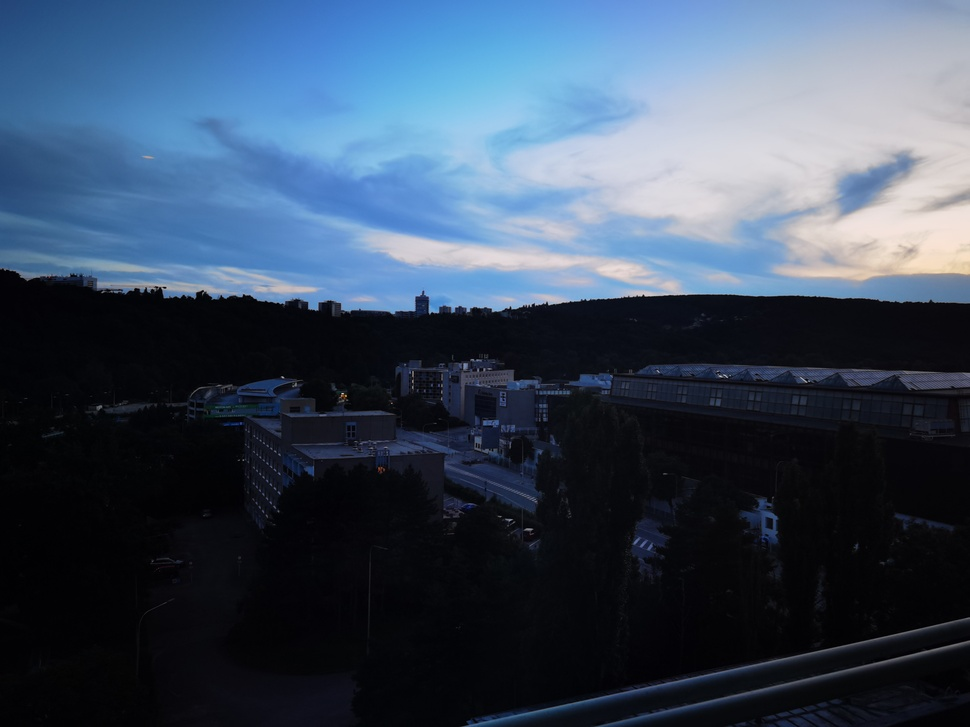
%> input picture test/night.jpg, 970 x 727 px, shrunk from 4096 x 3072 before the run
$ octave smooth.m   (GNU Octave 9; MATLAB toolbox functions it lacks are replaced by stand-ins)
%> lines starting %> are read from the running program, lines starting %| are printed output that depends on the picture; in (x1, y1, x2, y2) boxes, pixels count from 0 and x2, y2 are one past the last pixel; in counts of white or black regions, pixels touching at a corner belong together; the program's own positions count from 1
### count_dark_pixels.m
function is_image_dark = count_dark_pixels(image, threshold)

    if nargin < 2
        threshold = 25;
    end

    % Convert the image to grayscale if it's not already
    if size(image, 3) == 3
        gray_image = rgb2gray(image);
    else
        gray_image = image;
    end

    % Count the number of dark pixels
    dark_pixels = gray_image < threshold;
    dark_pixels_count = nnz(dark_pixels);

    total_pixels = numel(gray_image);
    percentage_dark = (dark_pixels_count / total_pixels) * 100;

    % Return true if more than 50% of the pixels are dark
    is_image_dark = percentage_dark > 50;
end

### L0Smoothing.m
%   Distribution code Version 1.0 -- 09/23/2011 by Jiaya Jia Copyright 2011, The Chinese University of Hong Kong.
%
%   The Code is created based on the method described in the following paper
%   [1] "Image Smoothing via L0 Gradient Minimization", Li Xu, Cewu Lu, Yi Xu, Jiaya Jia, ACM Transactions on Graphics,
%   (SIGGRAPH Asia 2011), 2011.
%
%   The code and the algorithm are for non-comercial use only.


function S = L0Smoothing(Im, lambda, kappa)
%L0Smooth - Image Smoothing via L0 Gradient Minimization
%   S = L0Smooth(Im, lambda, kappa) performs L0 graidient smoothing of input
%   image Im, with smoothness weight lambda and rate kappa.
%
%   Paras:
%   @Im    : Input UINT8 image, both grayscale and color images are acceptable.
%   @lambda: Smoothing parameter controlling the degree of smooth. (See [1])
%            Typically it is within the range [1e-3, 1e-1], 2e-2 by default.
%   @kappa : Parameter that controls the rate. (See [1])
%            Small kappa results in more iteratioins and with sharper edges.
%            We select kappa in (1, 2].
%            kappa = 2 is suggested for natural images.
%
%   Example
%   ==========
%   Im  = imread('pflower.jpg');
%   S  = L0Smooth(Im); % Default Parameters (lambda = 2e-2, kappa = 2)
%   figure, imshow(Im), figure, imshow(S);


if ~exist('kappa','var')
    kappa = 2.0;
end
if ~exist('lambda','var')
    lambda = 2e-2;
end
S = im2double(Im);
betamax = 1e5;
fx = [1, -1];
fy = [1; -1];
[N,M,D] = size(Im);
sizeI2D = [N,M];
otfFx = psf2otf(fx,sizeI2D);
otfFy = psf2otf(fy,sizeI2D);
Normin1 = fft2(S);
Denormin2 = abs(otfFx).^2 + abs(otfFy ).^2;
if D>1
    Denormin2 = repmat(Denormin2,[1,1,D]);
end
beta = 2*lambda;
while beta < betamax
    Denormin   = 1 + beta*Denormin2;
    % h-v subproblem
    h = [diff(S,1,2), S(:,1,:) - S(:,end,:)];
    v = [diff(S,1,1); S(1,:,:) - S(end,:,:)];
    if D==1
        t = (h.^2+v.^2)<lambda/beta;
    else
        t = sum((h.^2+v.^2),3)<lambda/beta;
        t = repmat(t,[1,1,D]);
    end
    h(t)=0; v(t)=0;
    % S subproblem
    Normin2 = [h(:,end,:) - h(:, 1,:), -diff(h,1,2)];
    Normin2 = Normin2 + [v(end,:,:) - v(1, :,:); -diff(v,1,1)];
    FS = (Normin1 + beta*fft2(Normin2))./Denormin;
    S = real(ifft2(FS));
    beta = beta*kappa;
    fprintf('.');
end
fprintf('\n');
end

### smooth.m
%please modify input image path
path = '/Users/bill/Desktop/test/night.jpg';
Im = imread(path);
%> Im is the input picture: size 727x970x3 uint8; mean R, G, B 58.3, 73.6, 93.1
dark = count_dark_pixels(Im, 25);
%> in count_dark_pixels, `gray_image = rgb2gray(image);`:
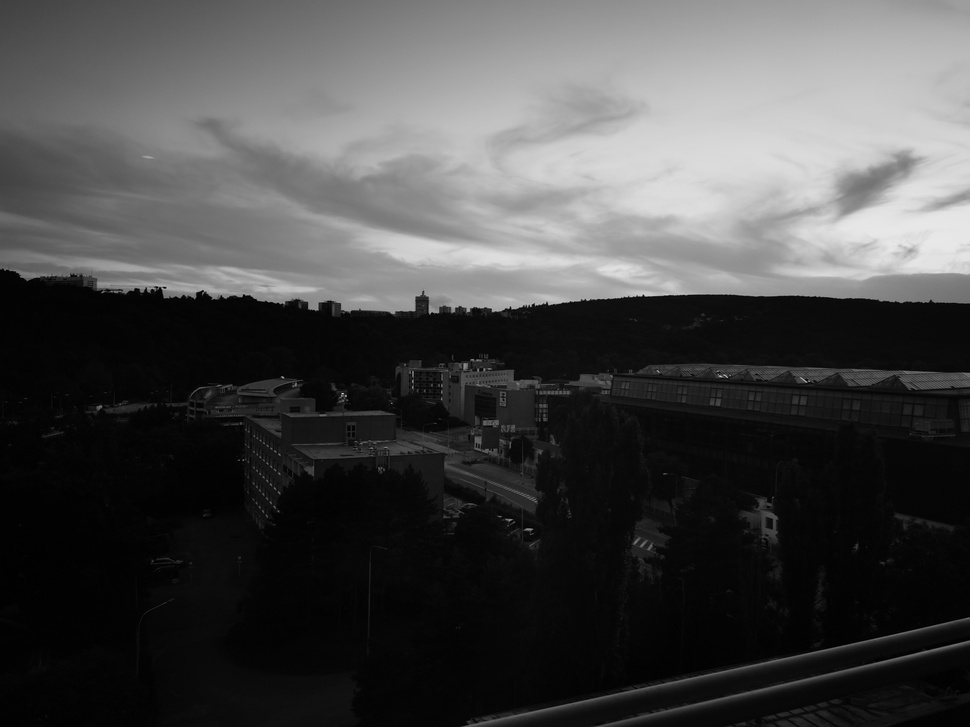
%> gray_image: size 727x970 uint8; min 0, max 233, mean 71.2
%> in count_dark_pixels, `dark_pixels = gray_image < threshold;`:
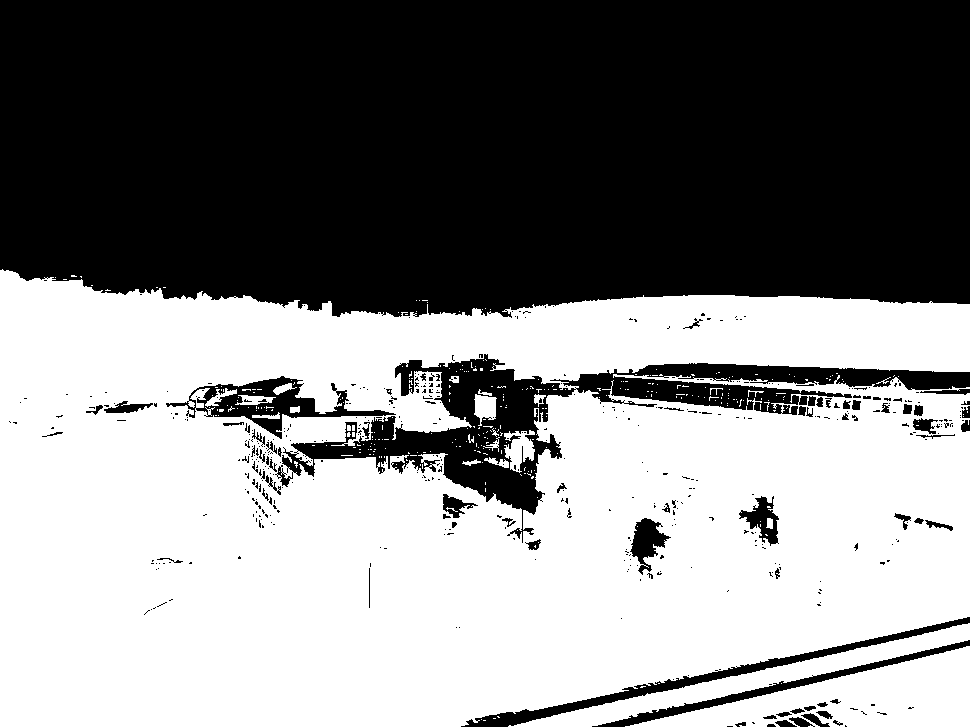
%> dark_pixels: size 727x970 logical; 52.5% white; 476 black regions (398 under 20 px), largest, box (x1, y1, x2, y2) and area: (0, 0, 970, 318) 290717, (275, 354, 970, 543) 25911, (461, 617, 970, 727) 4156
%> in count_dark_pixels, `dark_pixels_count = nnz(dark_pixels);`: dark_pixels_count = 370254
%> in count_dark_pixels, `percentage_dark = (dark_pixels_count / total_pixels) * 100;`: percentage_dark = 52.5
%> in count_dark_pixels, `is_image_dark = percentage_dark > 50;`: is_image_dark = true
%> dark = true

if dark == 1
    lambda = 0.001;
else
    lambda = 0.01;
end
S = L0Smoothing(Im, lambda);
%> the loop in L0Smoothing, `while beta < betamax` made 26 passes
%> pass 1, in L0Smoothing, `h = [diff(S,1,2), S(:,1,:) - S(:,end,:)];`:
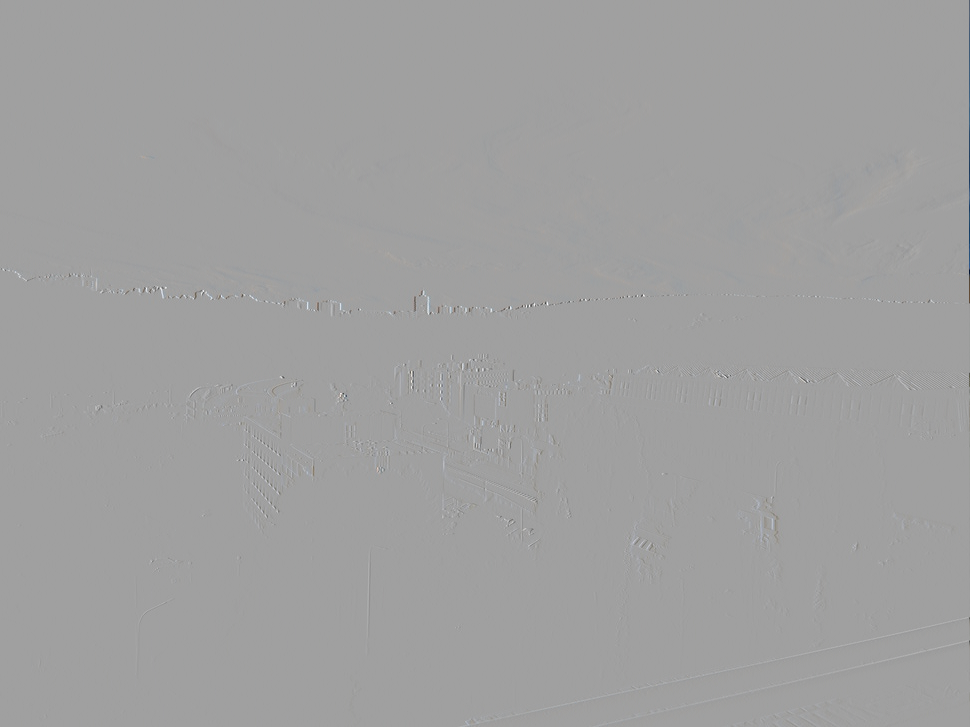
%> h: size 727x970x3 double; mean R, G, B -2.07e-21, 1.08e-21, -6.89e-22; drawn with min black and max white
%> pass 1, in L0Smoothing, `v = [diff(S,1,1); S(1,:,:) - S(end,:,:)];`:
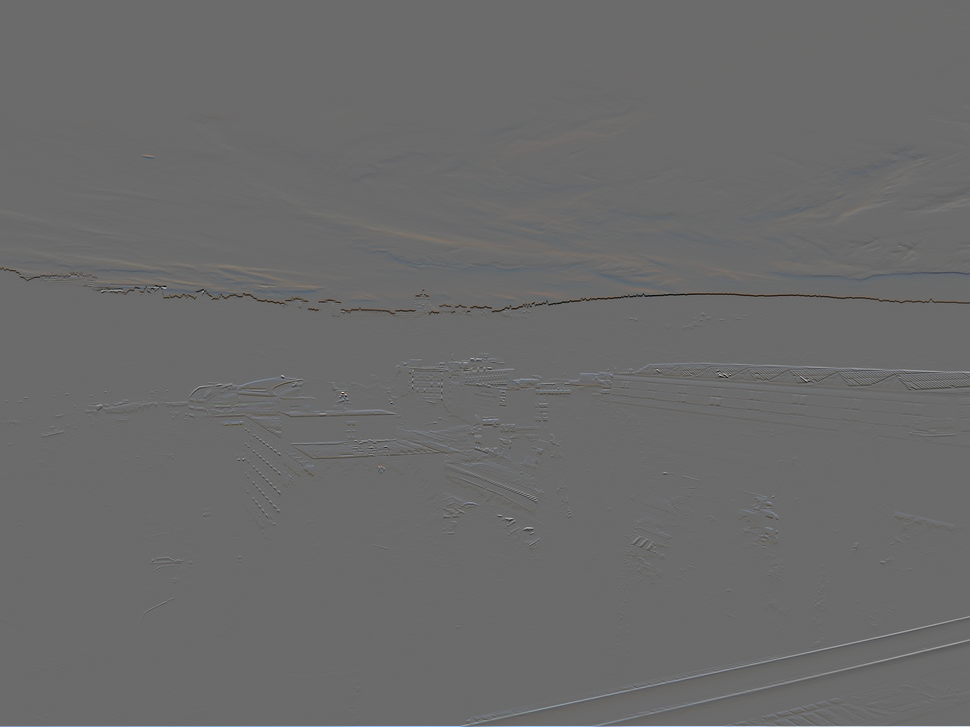
%> v: size 727x970x3 double; mean R, G, B -7.02e-17, -5.28e-17, 1.78e-16; drawn with min black and max white
%> pass 1, in L0Smoothing, `t = sum((h.^2+v.^2),3)<lambda/beta;`:
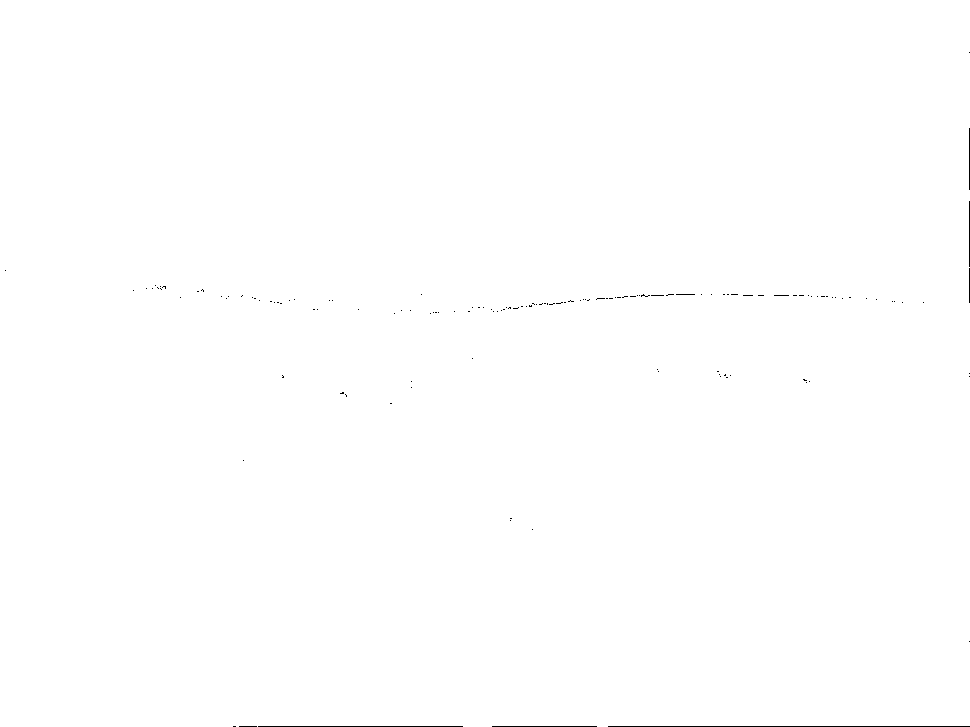
%> t: size 727x970 logical; 99.8% white; black in thin lines or dots
%> after the loop in L0Smoothing, `while beta < betamax`:
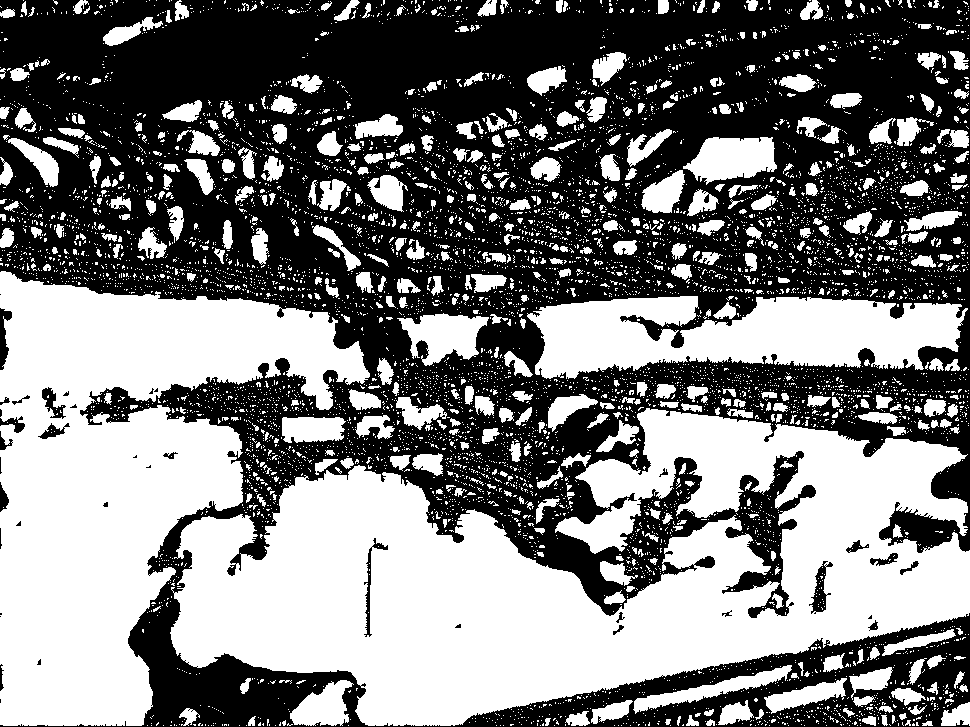
%> t: size 727x970x3 logical; 48% white; 7456 white regions (6905 under 20 px), largest, box (x1, y1, x2, y2) and area: (170, 408, 970, 726) 137782, (0, 271, 370, 726) 87120, (527, 296, 968, 379) 24551
%> after the loop in L0Smoothing, `while beta < betamax`: beta = 134217.7

imwrite(S, 'Smooth.jpg')
